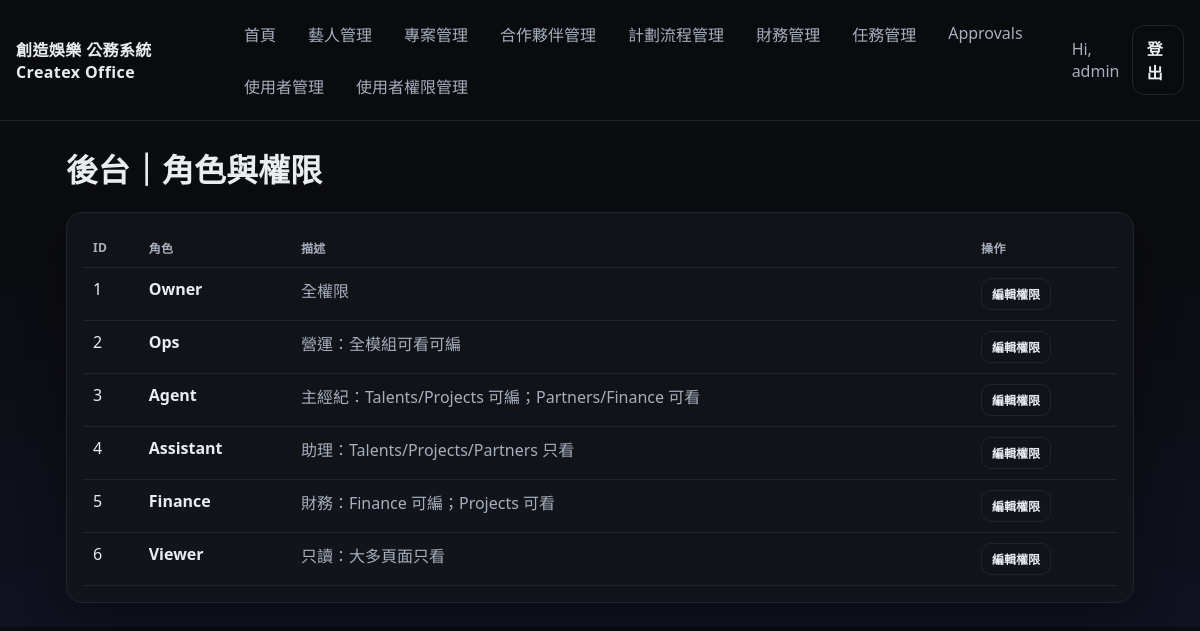
The page /admin/roles (signed in) on the database its author committed.
### tables this page shows
CREATE TABLE users (
                id INTEGER PRIMARY KEY AUTOINCREMENT,
                username TEXT UNIQUE NOT NULL,
                password_hash TEXT NOT NULL,
                role TEXT NOT NULL DEFAULT 'owner',
                created_at TEXT NOT NULL
            , is_active INTEGER NOT NULL DEFAULT 1, must_change_password INTEGER NOT NULL DEFAULT 0);

CREATE TABLE roles (
                id INTEGER PRIMARY KEY AUTOINCREMENT,
                name TEXT UNIQUE NOT NULL,
                description TEXT
            );

### app.py (the view)
@app.route("/admin/roles")
@login_required
@require_perm("admin_roles")
def admin_roles():
    with get_db() as conn:
        roles_ = conn.execute("SELECT * FROM roles ORDER BY id ASC").fetchall()
    return render_template("admin_roles.html", roles=roles_)

### app.py (called while the page is built)
def get_db() -> sqlite3.Connection:
    conn = sqlite3.connect(DB_PATH)
    conn.row_factory = sqlite3.Row
    conn.execute("PRAGMA foreign_keys = ON;")
    return conn

def get_user_perm_codes(user_id: int) -> Set[str]:
    with get_db() as conn:
        rows = conn.execute(
            """
            SELECT DISTINCT p.code
            FROM user_roles ur
            JOIN role_permissions rp ON rp.role_id = ur.role_id
            JOIN permissions p ON p.id = rp.perm_id
            WHERE ur.user_id = ?
            """,
            (user_id,),
        ).fetchall()
    return set(r["code"] for r in rows)

def user_has_perm(code: str) -> bool:
    if not current_user.is_authenticated:
        return False
    try:
        uid = int(current_user.id)
    except Exception:
        return False
    return code in get_user_perm_codes(uid)

def require_perm(code: str):
    def deco(fn):
        @wraps(fn)
        def wrapper(*args, **kwargs):
            if not user_has_perm(code):
                flash("你沒有權限瀏覽此頁面", "error")
                return _redirect_no_perm()
            return fn(*args, **kwargs)
        return wrapper
    return deco

@app.context_processor
def inject_globals():
    return dict(user_has_perm=user_has_perm)

@login_manager.user_loader
def load_user(user_id: str) -> Optional[User]:
    with get_db() as conn:
        row = conn.execute(
            "SELECT id, username, role FROM users WHERE id = ?",
            (int(user_id),),
        ).fetchone()
        if not row:
            return None
        return User(int(row["id"]), row["username"], row["role"])

### templates/admin_roles.html
{% extends "base.html" %}
{% block content %}
<h1>後台｜角色與權限</h1>
<div class="card">
  <table>
    <thead>
      <tr>
        <th>ID</th>
        <th>角色</th>
        <th>描述</th>
        <th>操作</th>
      </tr>
    </thead>
    <tbody>
      {% for r in roles %}
        <tr>
          <td>{{ r["id"] }}</td>
          <td><b>{{ r["name"] }}</b></td>
          <td class="muted">{{ r["description"] or "-" }}</td>
          <td><a class="btn tiny ghost" href="{{ url_for('admin_role_edit', role_id=r['id']) }}">編輯權限</a></td>
        </tr>
      {% endfor %}
    </tbody>
  </table>
</div>
{% endblock %}

### templates/base.html (shortened to what this page needs)
<!doctype html>
<html lang="zh-Hant">
<head>
  <link rel="stylesheet" href="{{ url_for('static', filename='css/style.css') }}">
</head>
<body>
  <header class="topbar">
    <div class="brand">創造娛樂 公務系統 Createx Office</div>
    {% if current_user.is_authenticated %}
      <nav class="nav">
        <a href="{{ url_for('dashboard') }}">首頁</a>
        <a href="{{ url_for('talents') }}">藝人管理</a>
        <a href="{{ url_for('projects') }}">專案管理</a>
        <a href="{{ url_for('partners') }}">合作夥伴管理</a>
        <a href="{{ url_for('partners_board') }}">計劃流程管理</a>
        <a href="{{ url_for('finance') }}">財務管理</a>
        <a href="{{ url_for('tasks') }}">任務管理</a>
        {% if user_has_perm('view_approvals') %}
        <a href="{{ url_for('approvals') }}">Approvals</a>
        {% endif %}
        {% if current_user.is_authenticated %}
        <a href="{{ url_for('admin_users') }}">使用者管理</a>
        <a href="{{ url_for('admin_roles') }}">使用者權限管理</a>
        {% endif %}
      </nav>
      <div class="userbox">
        <span class="muted">Hi, {{ current_user.username }}</span>
        <a class="btn ghost" href="{{ url_for('logout') }}">登出</a>
      </div>
    {% endif %}
  </header>
  <main class="container">
    {% block content %}{% endblock %}
  </main>
</body>
</html>

### static/css/style.css (style rules this page uses)
:root { --bg:#0b0c10; --card:#12141a; --text:#e9ecf1; --muted:#a7afbd; --line:#1f2430; --accent:#7c5cff; --danger:#ff4d4f; }
* { box-sizing:border-box }
body { margin:0; font-family: ui-sans-serif, system-ui, -apple-system, Segoe UI, Roboto, "Noto Sans TC", sans-serif; background:linear-gradient(180deg, #0b0c10 0%, #0b0c10 40%, #0f1220 100%); color:var(--text); }
a { color:inherit;text-decoration:none }
.container { max-width:1100px;margin:24px auto;padding:0 16px }
.topbar { position:sticky; top:0; display:flex; gap:16px; align-items:center; justify-content:space-between; padding:14px 16px; background:rgba(11,12,16,.85); border-bottom:1px solid var(--line); backdrop-filter: blur(10px); }
.brand { font-weight:800; letter-spacing:.4px }
.nav { display:flex; gap:12px; flex-wrap:wrap }
.nav a { padding:8px 10px;border-radius:10px;color:var(--muted) }
.userbox { display:flex; align-items:center; gap:10px }
.card { background:rgba(18,20,26,.9); border:1px solid var(--line); border-radius:16px; padding:16px; box-shadow: 0 12px 40px rgba(0,0,0,.35); }
.muted { color:var(--muted) }
.btn { display:inline-flex; align-items:center; justify-content:center; background:var(--accent); color:white; border:none; border-radius:12px; padding:10px 14px; font-weight:700; cursor:pointer; }
.btn.ghost { background:transparent;border:1px solid var(--line);color:var(--text) }
.btn.tiny { padding:6px 10px;border-radius:10px;font-size:12px }
table { width:100%; border-collapse:collapse }
th,td { padding:10px; border-bottom:1px solid var(--line); text-align:left; vertical-align:top }
th { color:var(--muted); font-size:12px; letter-spacing:.4px; text-transform:uppercase }

### rows shown on the page
users: username "admin"
roles: id "1", name "Owner", description "全權限"
roles: id "2", name "Ops", description "營運：全模組可看可編"
roles: id "3", name "Agent", description "主經紀：Talents/Projects 可編；Partners/Finance 可看"
roles: id "4", name "Assistant", description "助理：Talents/Projects/Partners 只看"
roles: id "5", name "Finance", description "財務：Finance 可編；Projects 可看"
roles: id "6", name "Viewer", description "只讀：大多頁面只看"
